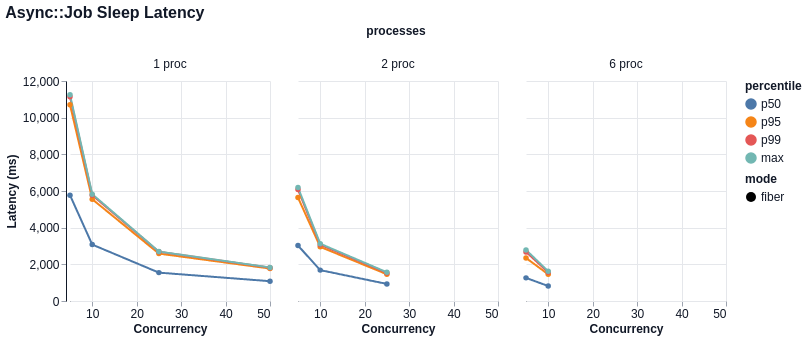

Vega-Lite specification for this chart:
### Vega-Lite specification from a JSON file in a GitHub repository (floating-point values rounded to 4 significant figures)
{"$schema": "https://vega.github.io/schema/vega-lite/v6.json", "title": "Async::Job Sleep Latency", "width": 200, "height": 220, "data": {"values": [{"mode": "fiber", "concurrency": 5, "processes": "1 proc", "percentile": "p50", "value": 5770.0}, {"mode": "fiber", "concurrency": 5, "processes": "1 proc", "percentile": "p95", "value": 10700.0}, {"mode": "fiber", "concurrency": 5, "processes": "1 proc", "percentile": "p99", "value": 11140.0}, {"mode": "fiber", "concurrency": 5, "processes": "1 proc", "percentile": "max", "value": 11250.0}, {"mode": "fiber", "concurrency": 10, "processes": "1 proc", "percentile": "p50", "value": 3077.0}, {"mode": "fiber", "concurrency": 10, "processes": "1 proc", "percentile": "p95", "value": 5554.0}, {"mode": "fiber", "concurrency": 10, "processes": "1 proc", "percentile": "p99", "value": 5772.0}, {"mode": "fiber", "concurrency": 10, "processes": "1 proc", "percentile": "max", "value": 5827.0}, {"mode": "fiber", "concurrency": 25, "processes": "1 proc", "percentile": "p50", "value": 1548.0}, {"mode": "fiber", "concurrency": 25, "processes": "1 proc", "percentile": "p95", "value": 2586.0}, {"mode": "fiber", "concurrency": 25, "processes": "1 proc", "percentile": "p99", "value": 2684.0}, {"mode": "fiber", "concurrency": 25, "processes": "1 proc", "percentile": "max", "value": 2695.0}, {"mode": "fiber", "concurrency": 50, "processes": "1 proc", "percentile": "p50", "value": 1080.0}, {"mode": "fiber", "concurrency": 50, "processes": "1 proc", "percentile": "p95", "value": 1770.0}, {"mode": "fiber", "concurrency": 50, "processes": "1 proc", "percentile": "p99", "value": 1818.0}, {"mode": "fiber", "concurrency": 50, "processes": "1 proc", "percentile": "max", "value": 1831.0}, {"mode": "fiber", "concurrency": 5, "processes": "2 proc", "percentile": "p50", "value": 3023.0}, {"mode": "fiber", "concurrency": 5, "processes": "2 proc", "percentile": "p95", "value": 5641.0}, {"mode": "fiber", "concurrency": 5, "processes": "2 proc", "percentile": "p99", "value": 6078.0}, {"mode": "fiber", "concurrency": 5, "processes": "2 proc", "percentile": "max", "value": 6187.0}, {"mode": "fiber", "concurrency": 10, "processes": "2 proc", "percentile": "p50", "value": 1685.0}, {"mode": "fiber", "concurrency": 10, "processes": "2 proc", "percentile": "p95", "value": 2952.0}, {"mode": "fiber", "concurrency": 10, "processes": "2 proc", "percentile": "p99", "value": 3069.0}, {"mode": "fiber", "concurrency": 10, "processes": "2 proc", "percentile": "max", "value": 3124.0}, {"mode": "fiber", "concurrency": 25, "processes": "2 proc", "percentile": "p50", "value": 930.2}, {"mode": "fiber", "concurrency": 25, "processes": "2 proc", "percentile": "p95", "value": 1457.0}, {"mode": "fiber", "concurrency": 25, "processes": "2 proc", "percentile": "p99", "value": 1533.0}, {"mode": "fiber", "concurrency": 25, "processes": "2 proc", "percentile": "max", "value": 1567.0}, {"mode": "fiber", "concurrency": 5, "processes": "6 proc", "percentile": "p50", "value": 1261.0}, {"mode": "fiber", "concurrency": 5, "processes": "6 proc", "percentile": "p95", "value": 2348.0}, {"mode": "fiber", "concurrency": 5, "processes": "6 proc", "percentile": "p99", "value": 2678.0}, {"mode": "fiber", "concurrency": 5, "processes": "6 proc", "percentile": "max", "value": 2787.0}, {"mode": "fiber", "concurrency": 10, "processes": "6 proc", "percentile": "p50", "value": 816.3}, {"mode": "fiber", "concurrency": 10, "processes": "6 proc", "percentile": "p95", "value": 1456.0}, {"mode": "fiber", "concurrency": 10, "processes": "6 proc", "percentile": "p99", "value": 1564.0}, {"mode": "fiber", "concurrency": 10, "processes": "6 proc", "percentile": "max", "value": 1618.0}]}, "mark": {"type": "line", "point": true, "tooltip": true}, "encoding": {"x": {"field": "concurrency", "type": "quantitative", "title": "Concurrency"}, "y": {"field": "value", "type": "quantitative", "title": "Latency (ms)"}, "color": {"field": "percentile", "type": "nominal", "sort": ["p50", "p95", "p99", "max"]}, "tooltip": [{"field": "mode", "type": "nominal"}, {"field": "concurrency", "type": "quantitative"}, {"field": "processes", "type": "nominal"}, {"field": "metric", "type": "nominal"}, {"field": "percentile", "type": "nominal"}, {"field": "value", "type": "quantitative"}], "strokeDash": {"field": "mode", "type": "nominal"}, "column": {"field": "processes", "type": "nominal", "sort": null}}, "config": {"background": "white", "axis": {"labelFont": "Helvetica", "titleFont": "Helvetica", "labelFontSize": 12, "titleFontSize": 12, "labelColor": "#111827", "titleColor": "#111827", "domainColor": "#111827", "tickColor": "#9ca3af", "grid": true, "gridColor": "#e5e7eb"}, "header": {"labelFont": "Helvetica", "titleFont": "Helvetica", "labelFontSize": 12, "titleFontSize": 12, "labelColor": "#111827", "titleColor": "#111827"}, "legend": {"labelFont": "Helvetica", "titleFont": "Helvetica", "labelFontSize": 12, "titleFontSize": 12, "labelColor": "#111827", "titleColor": "#111827"}, "title": {"font": "Helvetica", "fontSize": 16, "anchor": "start", "color": "#111827"}, "view": {"stroke": null}}}
